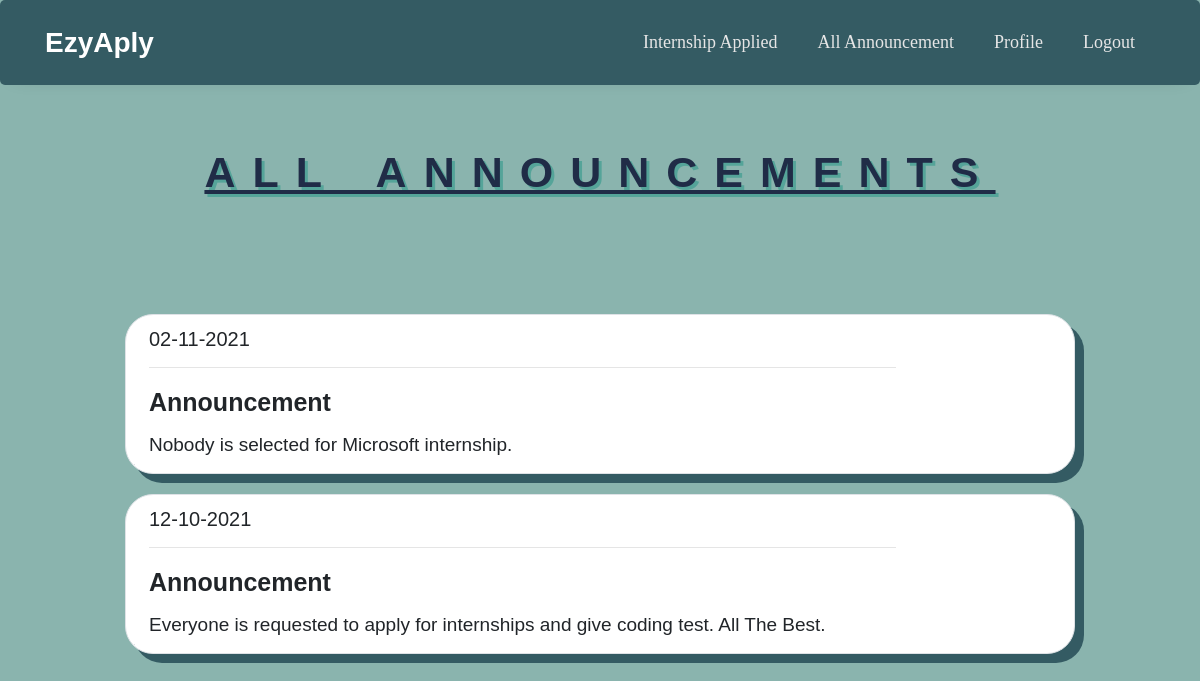
The page /all_announcements_student (signed in) on the database its author committed.
### ezyaplyapp/models.py (models this page shows)
class Announcement(models.Model):
    an_id=models.AutoField(primary_key=True)
    announcement_date=models.CharField(max_length=200,null=True)
    announcement_text=models.TextField(max_length=1000, null=True)

### ezyaplyapp/views.py (the view)
# urls.py: path('all_announcements_student',views.all_announcements_student,name='all_announcements_student'),
@login_required(login_url='login')
def all_announcements_student(request):
    announcements = Announcement.objects.all().order_by('-an_id')
    context = {
        'announcements': announcements,
        'user_id': request.user.id
    }
    return render(request, 'all_announcements_student.html', context)

### ezyaplyapp/template/all_announcements_student.html (shortened to what this page needs)
<!doctype html>
{% load static %}
<html lang="en">
  <head>
	<link rel="stylesheet" href="https://stackpath.bootstrapcdn.com/font-awesome/4.7.0/css/font-awesome.min.css">
	<link rel="stylesheet" href="{% static 'navigation/css/style.css' %}">
    <link rel="stylesheet" href="https://maxcdn.bootstrapcdn.com/bootstrap/4.0.0/css/bootstrap.min.css">
  </head>
  <body>
    <nav class="navbar navbar-expand-lg ftco_navbar ftco-navbar-light1" id="ftco-navbar">
        <div class="container">
            <a class="navbar-brand" href="{% url 'home' %}">EzyAply</a>
          <div class="collapse navbar-collapse" id="ftco-nav">
            <ul class="navbar-nav ml-auto">
                        <li class="nav-item"><a href="{% url 'internship_applied' user_id  %}" class="nav-link">Internship Applied</a></li>
                <li class="nav-item"><a href="{% url 'all_announcements_student' %}" class="nav-link">All Announcement</a></li>
                <li class="nav-item"><a href="profile" class="nav-link">Profile</a></li>
                <li class="nav-item"><a href="{% url 'logout' %}" class="nav-link">Logout</a></li>
            </ul>
          </div>
        </div>
      </nav>
      <div id="usernamediv" style="text-align:center;margin-top: 62px;">
        <h1 id="username"><span>All Announcements</span></h1>
    </div>    <div class="container mt-5 mb-5" style="font-family:Arial, sans-serif;">
        <div class="d-flex justify-content-center row">
            <div class="col-md-10">
                {% for announcement in announcements %}
                <div class="row p-2 bg-white border rounded" style="margin-top: 20px;">
                    <div class="col-md-10 mt-1">
                        <h5 style="font-weight: 500">{{ announcement.announcement_date }}</h5>
                        <hr>
                        <p style="margin-bottom: 10px;">
                        <span style="font-size: 25px;
                            font-weight: 700;">Announcement</span>
                            </p>
                        <p class="text-justify text-truncate para mb-0" ><span style="font-size: 19px;"> {{ announcement.announcement_text }}</span></p>
                    </div>
                    <div class="align-items-center align-content-center col-md-3 border-left mt-1">
                    </div>
                </div>
                {% endfor %}
            </div>
        </div>
    </div>
  </body>
</html>

### ezyaplyapp/template/all_announcements_student.html (style rules this page uses)
body { background: #eee }
body { background: #8ab4ae; }
* { font-family: 'Montserrat', sans-serif; }
.ftco-navbar-light1 { background: #345B63; z-index: 3; padding: 10px 10px; font-size: 19px; border-radius: 5px; -webkit-box-shadow: 0px 5px 20px -17px rgb(0 0 0 / 34%); -moz-box-shadow: 0px 5px 20px -17px rgba(0, 0, 0, 0.34); box-shadow: 0px 5px 20px -17px rgb(0 0 0 / 34%); width: inherit; }
a { color: #ffffff; text-decoration: none; background-color: transparent; -webkit-text-decoration-skip: objects; }
.navbar-brand { display: inline-block; padding-top: .3125rem; padding-bottom: .3125rem; margin-right: 1rem; font-size: 1.75rem; line-height: inherit; white-space: nowrap; font-weight: 700; }
.rounded { border-radius: 1.75rem!important; }
.border { border: 2px solid #dbdbdb; border-radius: 28px; transition: all 200ms ease; box-shadow: 9px 9px #345B63; }
#username { text-shadow: 3px 3px #55a499; font-family: Arial, sans-serif; font-size: 43px; text-transform: uppercase; color: #202c47; letter-spacing: 17px; word-spacing: 10px; margin-bottom: 95px; text-decoration: underline; font-weight: 700; }
.ftco-navbar-light1 .navbar-nav > .nav-item > .nav-link { font-size: 18px; padding-top: 1.2rem; padding-bottom: 1.2rem; padding-left: 20px; padding-right: 20px; font-weight: 400; color: #e6e6e6; position: relative; opacity: 1 !important; font-family: Poppins-Regular; }
h5 { font-weight: 400 }
.para { font-size: 16px }

### rows shown on the page
Announcement: announcement_date "02-11-2021", announcement_text "Nobody is selected for Microsoft internship."
Announcement: announcement_date "12-10-2021", announcement_text "Everyone is requested to apply for internships and give coding test. All The Best."
